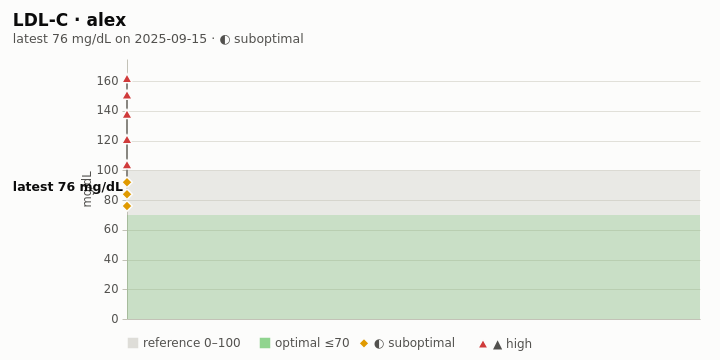

Describe this chart as a Vega-Lite specification.
### Vega-Lite specification from a JSON file in a GitHub repository (floating-point values rounded to 4 significant figures)
{"$schema": "https://vega.github.io/schema/vega-lite/v5.json", "description": "health-chart timeseries: one marker over time, reference and optimal bands shaded, points by status (glyph + word in the legend), latest value annotated.", "width": 720, "height": 360, "autosize": {"type": "fit", "contains": "padding"}, "padding": {"left": 12, "right": 20, "top": 12, "bottom": 8}, "background": "#fcfcfb", "title": {"text": "LDL-C · alex", "subtitle": "latest 76 mg/dL on 2025-09-15 · ◐ suboptimal", "anchor": "start", "offset": 12, "fontSize": 17, "subtitleFontSize": 12.5, "color": "#0b0b0b", "subtitleColor": "#52514e"}, "config": {"font": "DejaVu Sans", "view": {"stroke": null}, "axis": {"labelColor": "#52514e", "titleColor": "#52514e", "labelFontSize": 11.5, "titleFontSize": 11.5, "titleFontWeight": "normal", "gridColor": "#e1e0d9", "domainColor": "#c3c2b7", "tickColor": "#c3c2b7"}, "legend": {"labelColor": "#52514e", "labelFontSize": 12, "orient": "bottom", "direction": "horizontal", "title": null, "symbolSize": 110, "columnPadding": 18}}, "data": {"values": [{"person": "alex", "marker": "ldl-c", "label": "LDL-C", "date": "2021-11-08", "value": 162, "unit": "mg/dL", "value_label": "162 mg/dL", "status": "high", "glyph": "▲", "status_label": "▲ high", "color": "#d03b3b", "rgb": 13646651, "shape": "triangle-up", "pt": 9, "ref_low": 0, "ref_high": 100, "opt_low": null, "opt_high": 70, "series": "alex", "latest": 0}, {"person": "alex", "marker": "ldl-c", "label": "LDL-C", "date": "2022-05-16", "value": 151, "unit": "mg/dL", "value_label": "151 mg/dL", "status": "high", "glyph": "▲", "status_label": "▲ high", "color": "#d03b3b", "rgb": 13646651, "shape": "triangle-up", "pt": 9, "ref_low": 0, "ref_high": 100, "opt_low": null, "opt_high": 70, "series": "alex", "latest": 0}, {"person": "alex", "marker": "ldl-c", "label": "LDL-C", "date": "2022-11-14", "value": 138, "unit": "mg/dL", "value_label": "138 mg/dL", "status": "high", "glyph": "▲", "status_label": "▲ high", "color": "#d03b3b", "rgb": 13646651, "shape": "triangle-up", "pt": 9, "ref_low": 0, "ref_high": 100, "opt_low": null, "opt_high": 70, "series": "alex", "latest": 0}, {"person": "alex", "marker": "ldl-c", "label": "LDL-C", "date": "2023-06-05", "value": 121, "unit": "mg/dL", "value_label": "121 mg/dL", "status": "high", "glyph": "▲", "status_label": "▲ high", "color": "#d03b3b", "rgb": 13646651, "shape": "triangle-up", "pt": 9, "ref_low": 0, "ref_high": 100, "opt_low": null, "opt_high": 70, "series": "alex", "latest": 0}, {"person": "alex", "marker": "ldl-c", "label": "LDL-C", "date": "2024-01-15", "value": 104, "unit": "mg/dL", "value_label": "104 mg/dL", "status": "high", "glyph": "▲", "status_label": "▲ high", "color": "#d03b3b", "rgb": 13646651, "shape": "triangle-up", "pt": 9, "ref_low": 0, "ref_high": 100, "opt_low": null, "opt_high": 70, "series": "alex", "latest": 0}, {"person": "alex", "marker": "ldl-c", "label": "LDL-C", "date": "2024-08-12", "value": 92, "unit": "mg/dL", "value_label": "92 mg/dL", "status": "suboptimal", "glyph": "◐", "status_label": "◐ suboptimal", "color": "#e09a00", "rgb": 14719488, "shape": "diamond", "pt": 13, "ref_low": 0, "ref_high": 100, "opt_low": null, "opt_high": 70, "series": "alex", "latest": 0}, {"person": "alex", "marker": "ldl-c", "label": "LDL-C", "date": "2025-03-10", "value": 84, "unit": "mg/dL", "value_label": "84 mg/dL", "status": "suboptimal", "glyph": "◐", "status_label": "◐ suboptimal", "color": "#e09a00", "rgb": 14719488, "shape": "diamond", "pt": 13, "ref_low": 0, "ref_high": 100, "opt_low": null, "opt_high": 70, "series": "alex", "latest": 0}, {"person": "alex", "marker": "ldl-c", "label": "LDL-C", "date": "2025-09-15", "value": 76, "unit": "mg/dL", "value_label": "76 mg/dL", "status": "suboptimal", "glyph": "◐", "status_label": "◐ suboptimal", "color": "#e09a00", "rgb": 14719488, "shape": "diamond", "pt": 13, "ref_low": 0, "ref_high": 100, "opt_low": null, "opt_high": 70, "series": "alex", "latest": 1}]}, "encoding": {"x": {"field": "date", "type": "temporal", "title": "", "scale": {"type": "utc", "domain": [1631491200000, 1762732800000]}, "axis": {"values": [1640995200000, 1672531200000, 1704067200000, 1735689600000], "format": "%Y", "formatType": "utc", "grid": false, "labelPadding": 6}}}, "layer": [{"data": {"values": [{"key": "reference", "label": "reference 0–100", "low": 0, "high": 100, "y": 0, "y2": 100, "color": "#b8b7ad", "opacity": 0.28}, {"key": "optimal", "label": "optimal ≤70", "low": null, "high": 70, "y": 0, "y2": 70, "color": "#0ca30c", "opacity": 0.14}]}, "mark": {"type": "rect"}, "encoding": {"x": null, "y": {"field": "y", "type": "quantitative", "scale": {"domain": [0, 175.0], "nice": false, "zero": false}}, "y2": {"field": "y2"}, "fill": {"field": "label", "type": "nominal", "scale": {"domain": ["reference 0–100", "optimal ≤70"], "range": ["#b8b7ad", "#0ca30c"]}, "legend": {"symbolType": "square", "symbolOpacity": 0.45}}, "opacity": {"field": "opacity", "type": "quantitative", "scale": null, "legend": null}}}, {"mark": {"type": "line", "strokeWidth": 2, "color": "#898781", "interpolate": "linear"}, "encoding": {"y": {"field": "value", "type": "quantitative", "title": "mg/dL", "scale": {"domain": [0, 175.0], "nice": false, "zero": false}, "axis": {"tickCount": 6, "labelPadding": 4}}}}, {"mark": {"type": "point", "filled": true, "size": 110, "opacity": 1, "stroke": "#fcfcfb", "strokeWidth": 1.5}, "encoding": {"y": {"field": "value", "type": "quantitative"}, "color": {"field": "status_label", "type": "nominal", "scale": {"domain": ["◐ suboptimal", "▲ high"], "range": ["#e09a00", "#d03b3b"]}}, "shape": {"field": "status_label", "type": "nominal", "scale": {"domain": ["◐ suboptimal", "▲ high"], "range": ["diamond", "triangle-up"]}}, "tooltip": [{"field": "date", "type": "temporal", "format": "%Y-%m-%d", "formatType": "utc"}, {"field": "value_label", "title": "value"}, {"field": "status_label", "title": "status"}]}}, {"data": {"values": [{"date": "2025-09-15", "value": 76, "text": "latest 76 mg/dL", "status_label": "◐ suboptimal", "color": "#e09a00"}]}, "mark": {"type": "text", "align": "right", "baseline": "bottom", "dx": -4, "dy": -12, "fontSize": 12.5, "fontWeight": "bold", "color": "#0b0b0b"}, "encoding": {"y": {"field": "value", "type": "quantitative"}, "text": {"field": "text"}}}]}
